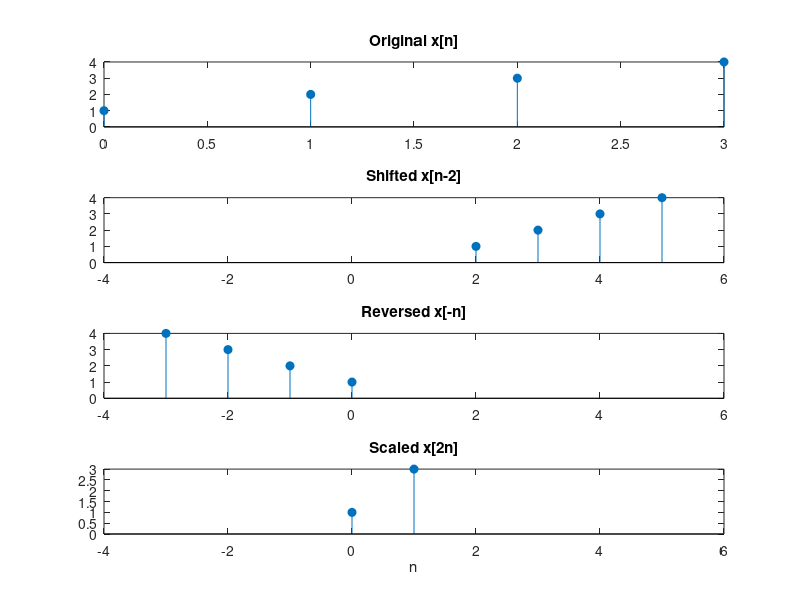

Recreate this plot in MATLAB.
% --- Problem 2: Signal Operations ---
n = 0:3;         % Original time index
x = [1, 2, 3, 4]; % Original signal

% 1. Time Shifting: x[n-2] (Delay by 2)
n_shift = n + 2; % The values stay the same, but the time axis shifts right
x_shift = x;

% 2. Time Reversal: x[-n]
n_rev = -fliplr(n); % Flip time indices and make them negative
x_rev = fliplr(x);  % Flip the signal values

% 3. Time Scaling: x[2n] (Decimation/Downsampling by 2)
% We only keep even indices of n. 
% For n = 0,2 -> n_scaled = 0,1. 
n_scale = n(1:2:end) / 2; % New time axis
x_scale = x(1:2:end);     % Grab every 2nd sample

% Plotting
figure('Name', 'Problem 2: Signal Operations');
subplot(4,1,1); stem(n, x, 'filled'); title('Original x[n]');
subplot(4,1,2); stem(n_shift, x_shift, 'filled'); title('Shifted x[n-2]'); xlim([-4 6]);
subplot(4,1,3); stem(n_rev, x_rev, 'filled'); title('Reversed x[-n]'); xlim([-4 6]);
subplot(4,1,4); stem(n_scale, x_scale, 'filled'); title('Scaled x[2n]'); xlim([-4 6]); xlabel('n');
